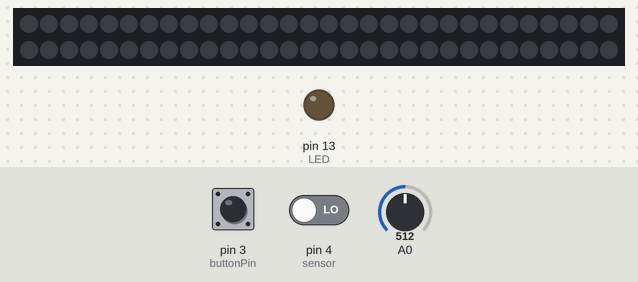
Simulated run of this sketch. Board: Arduino Uno, built with avr-gcc and run on an emulated ATmega328P. On the bench: 60 RGB LEDs in strip order, left to right, continuing on the next row, output pins drawn as LEDs (lit = HIGH). The inputs (shaded band) are chosen by the test bench; at power-on: pin 3 (buttonPin) LOW, pin 4 (sensor) LOW, A0 = 512. Dim RGB values are drawn brighter than linear; what the sketch prints to the serial monitor is not drawn.

Above: at 4.2 s.
4.3 s: pin 3 (buttonPin) pulled HIGH for 0.15 s
At 4.6 s:
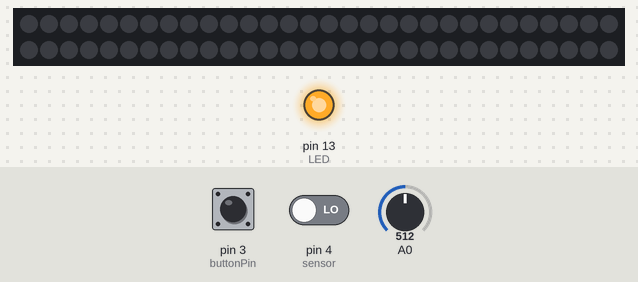
5.9 s: pin 4 (sensor) driven HIGH
At 8.88 s:
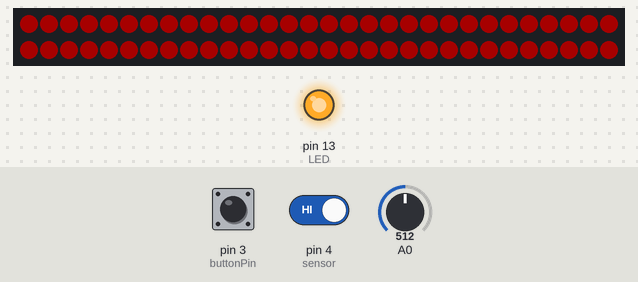
At 10.75 s:
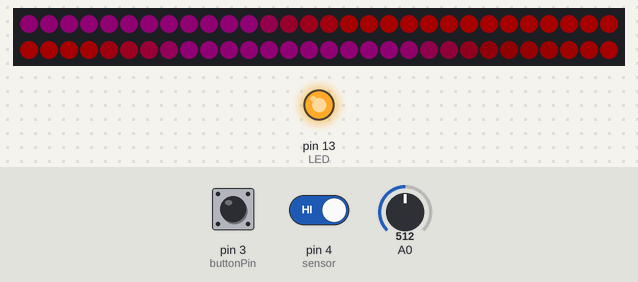
Timing chart, 0 to 12.2 s (numbered marks = the images above; inputs shaded):
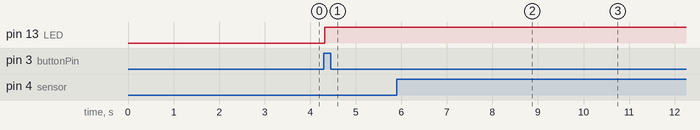

Measured:
- after the input at 4.3 s, pin 13 (LED): LOW → HIGH at once
- after the input at 5.9 s, the LEDs: first change at once (image 2 shows a later state)

The sketch:

LEDstrip.ino
```cpp
//MOTION SENSOR ROOM LED STRIP
//Author: Brendan Li
//Completed: 12/5/21


//LIBRARIES
#include <FastLED.h>
#include <elapsedMillis.h>
//declartions for LEDs
#define LED_PIN     5
#define NUM_LEDS    60
#define BRIGHTNESS  50
#define LED_TYPE    WS2811
#define COLOR_ORDER GRB
CRGB leds[NUM_LEDS];
#define UPDATES_PER_SECOND 100
//Button variables
byte button;
byte oldbutton = 0;
byte buttonPin = 3;
byte state = 0;
//Sensor variables
int sensor = 4;              // the pin that the sensor is atteched to
int val = 0;                 // variable to store the sensor status (value)
//small LED (non strip)
#define LED 13  // The pin the LED is connected to
//blend/fade palettes
TBlendType    currentBlending;
CRGBPalette16 currentPalette;
//Creating red/purple palettes
CRGB purple = CHSV( HUE_PURPLE, 255, 255);
CRGB red  = CHSV( HUE_RED, 255, 255);
CRGBPalette16 nextP(red, red, red, red,
                     purple, purple, purple, purple,
                     red, red, red, red,
                     purple, purple, purple, purple );
CRGBPalette16 targetPalette(nextP);
//For the fade in effect,begin with all red...(I think it looks the best)
CRGBPalette16 allRed(CRGB::Red);


//SETUP METHOD
void setup() {
    delay( 3000 ); // power-up safety delay
    pinMode(LED, OUTPUT); // Declare the LED as an output
    pinMode(buttonPin, INPUT);
    pinMode(sensor, INPUT);    // initialize sensor as an input

    //Begin Serial communication at a baudrate of 9600:
    Serial.begin(9600);
    FastLED.addLeds<LED_TYPE, LED_PIN, COLOR_ORDER>(leds, NUM_LEDS).setCorrection( TypicalLEDStrip );
    //Clear LED strip
    FastLED.clear();
    FastLED.show();
    //set blending and palette
    currentPalette = allRed;
    currentBlending = LINEARBLEND;
}

//VOID LOOP METHOD
void loop()
{
  //READ BUTTON STATE
  // read the state of the pushbutton value:
  button = digitalRead(buttonPin);
  if(button && !oldbutton) // same as if(button == high && oldbutton == low)
  {
    //we have a new button press
    if(state == 0) // if the state is off, turn it on
    {
      //do stuff
      state = 1;
    }
    else // if the state is on, turn it off
    {
      //do stuff
      state = 0;
    }
    oldbutton = 1;
  }
  else if(!button && oldbutton) // same as if(button == low && oldbutton == high)
  {
    // the button was released
    oldbutton = 0;
  }

  //GEN SETUP
  FastLED.setBrightness(40);
  elapsedMillis timeElapsed;
  unsigned int interval = 60000; //~60 secs, how long LED cycle will last
  val = digitalRead(sensor);   // read sensor value

  //IF BUTTON PUSHED | LIGHT MODE...will activate LED strip no matter how dark/light it is in the room
  if(state==1){
         digitalWrite(LED, HIGH); // Turn the LED on
         if (val == HIGH){
              for(int i = 0; i < NUM_LEDS; i++){
                  leds[i]=CRGB::Red;
                  FastLED.show();
                  delay(45);
              }
              while(timeElapsed < interval){
                 uint8_t maxChanges = 15;
                 nblendPaletteTowardPalette(currentPalette, targetPalette, maxChanges);
                 run();
              }
              currentPalette = allRed;
              targetPalette = nextP;
              for(int i = NUM_LEDS; i >= 0; i--){
                leds[i]=CRGB::Black;
                FastLED.show();
                delay(45);
            }
       }
        else{
           off();
       }
  }
  else{
         //DARK MODEEEEEE...will only activate LED strip if room is dark enough; reads photoresistor value
         //READ PHOTORESISTORY VALUE
         int photo = analogRead(A0);
         Serial.println("Analog Value :");
         Serial.println(photo);
         digitalWrite(LED, LOW); // Turn the LED on
         if (val == HIGH && photo<25){
               for(int i = 0; i < NUM_LEDS; i++){
                  leds[i]=CRGB::Red;
                  FastLED.show();
                  delay(45);
              }
              while(timeElapsed < interval){
                 uint8_t maxChanges = 15;
                 nblendPaletteTowardPalette(currentPalette, targetPalette, maxChanges);
                 run();
              }
              currentPalette = allRed;
              targetPalette = nextP;
              for(int i = NUM_LEDS; i >= 0; i--){
                leds[i]=CRGB::Black;
                FastLED.show();
                delay(45);
            }
       }
        else{
           off();
       }
  }

}

//method to shut off LEDs
void off(){
     FastLED.clear();
     FastLED.show();
}

//method to run color palette on LED strip
void run()
{
        //SetupTotallyRandomPalette();
        static uint8_t startIndex = 0;
        startIndex = startIndex + 1; /* motion speed */
        FillLEDsFromPaletteColors(startIndex);
        FastLED.show();
        FastLED.delay(2000 / UPDATES_PER_SECOND);
}

//preset FastLED method
void FillLEDsFromPaletteColors( uint8_t colorIndex)
{
    uint8_t brightness = 255;

    for( int i = 0; i < NUM_LEDS; ++i) {
        leds[i] = ColorFromPalette( currentPalette, colorIndex, brightness, currentBlending);
        colorIndex += 3;
    }
}
```
